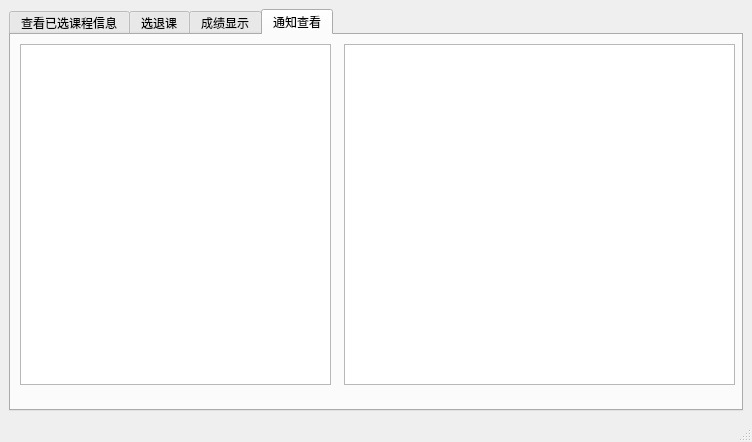
<?xml version="1.0" encoding="UTF-8"?>
<ui version="4.0">
 <class>StuWindow</class>
 <widget class="QMainWindow" name="StuWindow">
  <property name="geometry">
   <rect>
    <x>0</x>
    <y>0</y>
    <width>752</width>
    <height>442</height>
   </rect>
  </property>
  <property name="windowTitle">
   <string>学生用户界面</string>
  </property>
  <widget class="QWidget" name="centralwidget">
   <layout class="QGridLayout" name="gridLayout">
    <item row="0" column="0">
     <widget class="QTabWidget" name="tabWidget">
      <property name="currentIndex">
       <number>3</number>
      </property>
      <widget class="QWidget" name="tab">
       <attribute name="title">
        <string>查看已选课程信息</string>
       </attribute>
       <widget class="QTableView" name="tableView_g_2">
        <property name="geometry">
         <rect>
          <x>40</x>
          <y>50</y>
          <width>651</width>
          <height>261</height>
         </rect>
        </property>
       </widget>
       <widget class="QLabel" name="label_2">
        <property name="geometry">
         <rect>
          <x>30</x>
          <y>10</y>
          <width>54</width>
          <height>16</height>
         </rect>
        </property>
        <property name="text">
         <string>已选课程</string>
        </property>
       </widget>
      </widget>
      <widget class="QWidget" name="tab_2">
       <attribute name="title">
        <string>选退课</string>
       </attribute>
       <widget class="QTableView" name="tableView_c">
        <property name="geometry">
         <rect>
          <x>40</x>
          <y>40</y>
          <width>631</width>
          <height>261</height>
         </rect>
        </property>
       </widget>
       <widget class="QLabel" name="label">
        <property name="geometry">
         <rect>
          <x>40</x>
          <y>10</y>
          <width>54</width>
          <height>16</height>
         </rect>
        </property>
        <property name="text">
         <string>可选课程</string>
        </property>
       </widget>
       <widget class="QPushButton" name="pushButton_add">
        <property name="geometry">
         <rect>
          <x>210</x>
          <y>320</y>
          <width>80</width>
          <height>24</height>
         </rect>
        </property>
        <property name="text">
         <string>加入选中课程</string>
        </property>
       </widget>
       <widget class="QPushButton" name="pushButton_exit">
        <property name="geometry">
         <rect>
          <x>400</x>
          <y>320</y>
          <width>81</width>
          <height>24</height>
         </rect>
        </property>
        <property name="text">
         <string>退出选中课程</string>
        </property>
       </widget>
      </widget>
      <widget class="QWidget" name="tab_8">
       <attribute name="title">
        <string>成绩显示</string>
       </attribute>
       <widget class="QTableView" name="tableView_g">
        <property name="geometry">
         <rect>
          <x>80</x>
          <y>20</y>
          <width>561</width>
          <height>281</height>
         </rect>
        </property>
       </widget>
      </widget>
      <widget class="QWidget" name="tab_3">
       <attribute name="title">
        <string>通知查看</string>
       </attribute>
       <widget class="QTableView" name="tableView_i">
        <property name="geometry">
         <rect>
          <x>9</x>
          <y>9</y>
          <width>311</width>
          <height>341</height>
         </rect>
        </property>
        <property name="font">
         <font>
          <pointsize>9</pointsize>
         </font>
        </property>
       </widget>
       <widget class="QTextEdit" name="textEdit_i">
        <property name="geometry">
         <rect>
          <x>333</x>
          <y>9</y>
          <width>391</width>
          <height>341</height>
         </rect>
        </property>
       </widget>
      </widget>
     </widget>
    </item>
   </layout>
  </widget>
  <widget class="QMenuBar" name="menubar">
   <property name="geometry">
    <rect>
     <x>0</x>
     <y>0</y>
     <width>752</width>
     <height>21</height>
    </rect>
   </property>
  </widget>
  <widget class="QStatusBar" name="statusbar"/>
 </widget>
 <resources/>
 <connections/>
</ui>
